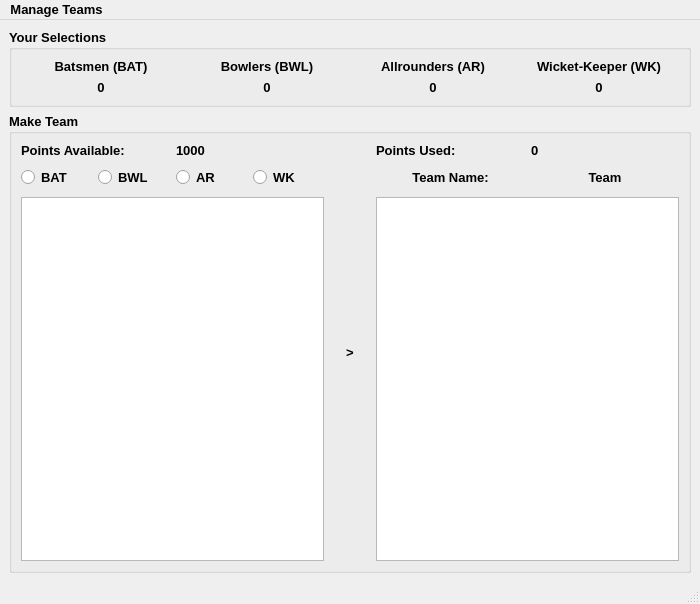
<?xml version="1.0" encoding="UTF-8"?>
<ui version="4.0">
 <class>Fantasy_Cricket_Game</class>
 <widget class="QMainWindow" name="Fantasy_Cricket_Game">
  <property name="geometry">
   <rect>
    <x>0</x>
    <y>0</y>
    <width>700</width>
    <height>604</height>
   </rect>
  </property>
  <property name="minimumSize">
   <size>
    <width>700</width>
    <height>604</height>
   </size>
  </property>
  <property name="font">
   <font>
    <family>Segoe UI</family>
    <pointsize>10</pointsize>
    <weight>75</weight>
    <italic>false</italic>
    <bold>true</bold>
    <underline>false</underline>
    <strikeout>false</strikeout>
    <kerning>true</kerning>
   </font>
  </property>
  <property name="windowTitle">
   <string>Fantasy Cricket Game</string>
  </property>
  <property name="windowIcon">
   <iconset>
    <normaloff>ball.png</normaloff>ball.png</iconset>
  </property>
  <property name="autoFillBackground">
   <bool>false</bool>
  </property>
  <widget class="QWidget" name="centralwidget">
   <layout class="QVBoxLayout" name="verticalLayout_7">
    <item>
     <widget class="QGroupBox" name="selection_box">
      <property name="font">
       <font>
        <family>Segoe UI</family>
        <pointsize>10</pointsize>
        <weight>75</weight>
        <bold>true</bold>
       </font>
      </property>
      <property name="title">
       <string>Your Selections</string>
      </property>
      <layout class="QHBoxLayout" name="horizontalLayout_5">
       <item>
        <layout class="QHBoxLayout" name="horizontalLayout">
         <item>
          <layout class="QVBoxLayout" name="verticalLayout_2">
           <item>
            <widget class="QLabel" name="label">
             <property name="font">
              <font>
               <family>Segoe UI</family>
               <pointsize>10</pointsize>
               <weight>75</weight>
               <bold>true</bold>
               <kerning>true</kerning>
              </font>
             </property>
             <property name="text">
              <string>Batsmen (BAT)</string>
             </property>
             <property name="alignment">
              <set>Qt::AlignCenter</set>
             </property>
            </widget>
           </item>
           <item>
            <widget class="QLabel" name="bat_num">
             <property name="font">
              <font>
               <family>Segoe UI</family>
               <pointsize>10</pointsize>
               <weight>75</weight>
               <bold>true</bold>
               <kerning>true</kerning>
              </font>
             </property>
             <property name="text">
              <string>0</string>
             </property>
             <property name="alignment">
              <set>Qt::AlignCenter</set>
             </property>
            </widget>
           </item>
          </layout>
         </item>
         <item>
          <layout class="QVBoxLayout" name="verticalLayout_3">
           <item>
            <widget class="QLabel" name="label_3">
             <property name="font">
              <font>
               <family>Segoe UI</family>
               <pointsize>10</pointsize>
               <weight>75</weight>
               <bold>true</bold>
               <kerning>true</kerning>
              </font>
             </property>
             <property name="text">
              <string>Bowlers (BWL)</string>
             </property>
             <property name="alignment">
              <set>Qt::AlignCenter</set>
             </property>
            </widget>
           </item>
           <item>
            <widget class="QLabel" name="bwl_num">
             <property name="font">
              <font>
               <family>Segoe UI</family>
               <pointsize>10</pointsize>
               <weight>75</weight>
               <bold>true</bold>
               <kerning>true</kerning>
              </font>
             </property>
             <property name="text">
              <string>0</string>
             </property>
             <property name="alignment">
              <set>Qt::AlignCenter</set>
             </property>
            </widget>
           </item>
          </layout>
         </item>
         <item>
          <layout class="QVBoxLayout" name="verticalLayout_4">
           <item>
            <widget class="QLabel" name="label_5">
             <property name="font">
              <font>
               <family>Segoe UI</family>
               <pointsize>10</pointsize>
               <weight>75</weight>
               <bold>true</bold>
               <kerning>true</kerning>
              </font>
             </property>
             <property name="text">
              <string>Allrounders (AR)</string>
             </property>
             <property name="alignment">
              <set>Qt::AlignCenter</set>
             </property>
            </widget>
           </item>
           <item>
            <widget class="QLabel" name="ar_num">
             <property name="font">
              <font>
               <family>Segoe UI</family>
               <pointsize>10</pointsize>
               <weight>75</weight>
               <bold>true</bold>
               <kerning>true</kerning>
              </font>
             </property>
             <property name="text">
              <string>0</string>
             </property>
             <property name="alignment">
              <set>Qt::AlignCenter</set>
             </property>
            </widget>
           </item>
          </layout>
         </item>
         <item>
          <layout class="QVBoxLayout" name="verticalLayout_5">
           <item>
            <widget class="QLabel" name="label_7">
             <property name="font">
              <font>
               <family>Segoe UI</family>
               <pointsize>10</pointsize>
               <weight>75</weight>
               <bold>true</bold>
               <kerning>true</kerning>
              </font>
             </property>
             <property name="text">
              <string>Wicket-Keeper (WK)</string>
             </property>
             <property name="alignment">
              <set>Qt::AlignCenter</set>
             </property>
            </widget>
           </item>
           <item>
            <widget class="QLabel" name="wk_num">
             <property name="font">
              <font>
               <family>Segoe UI</family>
               <pointsize>10</pointsize>
               <weight>75</weight>
               <bold>true</bold>
               <kerning>true</kerning>
              </font>
             </property>
             <property name="text">
              <string>0</string>
             </property>
             <property name="alignment">
              <set>Qt::AlignCenter</set>
             </property>
            </widget>
           </item>
          </layout>
         </item>
        </layout>
       </item>
      </layout>
     </widget>
    </item>
    <item>
     <widget class="QGroupBox" name="make_team_box">
      <property name="font">
       <font>
        <family>Segoe UI</family>
        <pointsize>10</pointsize>
        <weight>75</weight>
        <bold>true</bold>
       </font>
      </property>
      <property name="title">
       <string>Make Team</string>
      </property>
      <layout class="QHBoxLayout" name="horizontalLayout_2" stretch="1,0,1">
       <item>
        <layout class="QVBoxLayout" name="verticalLayout_6">
         <property name="sizeConstraint">
          <enum>QLayout::SetMinimumSize</enum>
         </property>
         <item>
          <layout class="QHBoxLayout" name="horizontalLayout_6">
           <item>
            <widget class="QLabel" name="label_11">
             <property name="font">
              <font>
               <family>Segoe UI</family>
               <pointsize>10</pointsize>
               <weight>75</weight>
               <bold>true</bold>
               <kerning>true</kerning>
              </font>
             </property>
             <property name="text">
              <string>Points Available:</string>
             </property>
            </widget>
           </item>
           <item>
            <widget class="QLabel" name="points_available_label">
             <property name="font">
              <font>
               <family>Segoe UI</family>
               <pointsize>10</pointsize>
               <weight>75</weight>
               <bold>true</bold>
               <kerning>true</kerning>
              </font>
             </property>
             <property name="text">
              <string>1000</string>
             </property>
            </widget>
           </item>
          </layout>
         </item>
         <item>
          <layout class="QHBoxLayout" name="horizontalLayout_4">
           <item>
            <widget class="QRadioButton" name="radioButton_bat">
             <property name="font">
              <font>
               <family>Segoe UI</family>
               <pointsize>10</pointsize>
               <weight>75</weight>
               <bold>true</bold>
               <kerning>true</kerning>
              </font>
             </property>
             <property name="text">
              <string>BAT</string>
             </property>
            </widget>
           </item>
           <item>
            <widget class="QRadioButton" name="radioButton_bwl">
             <property name="font">
              <font>
               <family>Segoe UI</family>
               <pointsize>10</pointsize>
               <weight>75</weight>
               <bold>true</bold>
               <kerning>true</kerning>
              </font>
             </property>
             <property name="text">
              <string>BWL</string>
             </property>
            </widget>
           </item>
           <item>
            <widget class="QRadioButton" name="radioButton_ar">
             <property name="font">
              <font>
               <family>Segoe UI</family>
               <pointsize>10</pointsize>
               <weight>75</weight>
               <bold>true</bold>
               <kerning>true</kerning>
              </font>
             </property>
             <property name="text">
              <string>AR</string>
             </property>
            </widget>
           </item>
           <item>
            <widget class="QRadioButton" name="radioButton_wk">
             <property name="minimumSize">
              <size>
               <width>0</width>
               <height>27</height>
              </size>
             </property>
             <property name="font">
              <font>
               <family>Segoe UI</family>
               <pointsize>10</pointsize>
               <weight>75</weight>
               <bold>true</bold>
               <kerning>true</kerning>
              </font>
             </property>
             <property name="text">
              <string>WK</string>
             </property>
            </widget>
           </item>
          </layout>
         </item>
         <item>
          <widget class="QListWidget" name="list1">
           <property name="minimumSize">
            <size>
             <width>260</width>
             <height>300</height>
            </size>
           </property>
          </widget>
         </item>
        </layout>
       </item>
       <item>
        <layout class="QVBoxLayout" name="verticalLayout_10">
         <item>
          <spacer name="horizontalSpacer">
           <property name="orientation">
            <enum>Qt::Horizontal</enum>
           </property>
           <property name="sizeHint" stdset="0">
            <size>
             <width>40</width>
             <height>20</height>
            </size>
           </property>
          </spacer>
         </item>
         <item>
          <widget class="QLabel" name="label_15">
           <property name="font">
            <font>
             <family>Segoe UI</family>
             <weight>75</weight>
             <bold>true</bold>
            </font>
           </property>
           <property name="text">
            <string>&gt;</string>
           </property>
           <property name="alignment">
            <set>Qt::AlignCenter</set>
           </property>
          </widget>
         </item>
         <item>
          <spacer name="horizontalSpacer_2">
           <property name="orientation">
            <enum>Qt::Horizontal</enum>
           </property>
           <property name="sizeHint" stdset="0">
            <size>
             <width>40</width>
             <height>20</height>
            </size>
           </property>
          </spacer>
         </item>
        </layout>
       </item>
       <item>
        <layout class="QVBoxLayout" name="verticalLayout">
         <property name="sizeConstraint">
          <enum>QLayout::SetMinimumSize</enum>
         </property>
         <item>
          <layout class="QHBoxLayout" name="horizontalLayout_7">
           <item>
            <widget class="QLabel" name="label_14">
             <property name="font">
              <font>
               <family>Segoe UI</family>
               <pointsize>10</pointsize>
               <weight>75</weight>
               <bold>true</bold>
               <kerning>true</kerning>
              </font>
             </property>
             <property name="text">
              <string>Points Used:</string>
             </property>
            </widget>
           </item>
           <item>
            <widget class="QLabel" name="points_used_label">
             <property name="font">
              <font>
               <family>Segoe UI</family>
               <pointsize>10</pointsize>
               <weight>75</weight>
               <bold>true</bold>
               <kerning>true</kerning>
              </font>
             </property>
             <property name="text">
              <string>0</string>
             </property>
            </widget>
           </item>
          </layout>
         </item>
         <item>
          <layout class="QHBoxLayout" name="horizontalLayout_3">
           <item>
            <widget class="QLabel" name="label_9">
             <property name="minimumSize">
              <size>
               <width>0</width>
               <height>27</height>
              </size>
             </property>
             <property name="font">
              <font>
               <family>Segoe UI</family>
               <pointsize>10</pointsize>
               <weight>75</weight>
               <bold>true</bold>
               <kerning>true</kerning>
              </font>
             </property>
             <property name="text">
              <string>Team Name:</string>
             </property>
             <property name="alignment">
              <set>Qt::AlignCenter</set>
             </property>
            </widget>
           </item>
           <item>
            <widget class="QLabel" name="team_name_label">
             <property name="font">
              <font>
               <family>Segoe UI</family>
               <pointsize>10</pointsize>
               <weight>75</weight>
               <bold>true</bold>
               <kerning>true</kerning>
              </font>
             </property>
             <property name="text">
              <string>Team</string>
             </property>
             <property name="alignment">
              <set>Qt::AlignCenter</set>
             </property>
            </widget>
           </item>
          </layout>
         </item>
         <item>
          <widget class="QListWidget" name="list2">
           <property name="minimumSize">
            <size>
             <width>260</width>
             <height>300</height>
            </size>
           </property>
          </widget>
         </item>
        </layout>
       </item>
      </layout>
     </widget>
    </item>
   </layout>
  </widget>
  <widget class="QMenuBar" name="menubar">
   <property name="geometry">
    <rect>
     <x>0</x>
     <y>0</y>
     <width>700</width>
     <height>29</height>
    </rect>
   </property>
   <property name="font">
    <font>
     <pointsize>10</pointsize>
     <weight>75</weight>
     <bold>true</bold>
    </font>
   </property>
   <widget class="QMenu" name="menuManage_Teams">
    <property name="font">
     <font>
      <pointsize>10</pointsize>
      <weight>75</weight>
      <bold>true</bold>
     </font>
    </property>
    <property name="title">
     <string>Manage Teams</string>
    </property>
    <addaction name="actionAdd_Team"/>
    <addaction name="actionOpen_Team"/>
    <addaction name="actionSave_Team"/>
    <addaction name="actionEvaluate_Team"/>
   </widget>
   <addaction name="menuManage_Teams"/>
  </widget>
  <widget class="QStatusBar" name="statusbar"/>
  <action name="actionAdd_Team">
   <property name="text">
    <string>New Team</string>
   </property>
   <property name="font">
    <font>
     <family>Segoe UI</family>
     <pointsize>10</pointsize>
     <weight>75</weight>
     <bold>true</bold>
     <kerning>true</kerning>
    </font>
   </property>
  </action>
  <action name="actionOpen_Team">
   <property name="text">
    <string>Open Team</string>
   </property>
   <property name="font">
    <font>
     <family>Segoe UI</family>
     <pointsize>10</pointsize>
     <weight>75</weight>
     <bold>true</bold>
    </font>
   </property>
  </action>
  <action name="actionSave_Team">
   <property name="text">
    <string>Save Team</string>
   </property>
   <property name="font">
    <font>
     <family>Segoe UI</family>
     <pointsize>10</pointsize>
     <weight>75</weight>
     <bold>true</bold>
    </font>
   </property>
  </action>
  <action name="actionEvaluate_Team">
   <property name="text">
    <string>Evaluate Team</string>
   </property>
   <property name="font">
    <font>
     <family>Segoe UI</family>
     <pointsize>10</pointsize>
     <weight>75</weight>
     <bold>true</bold>
    </font>
   </property>
  </action>
 </widget>
 <resources/>
 <connections/>
</ui>
